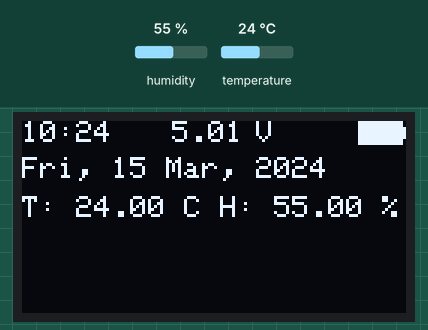
Recording of a sketch running on a simulated Arduino Uno, built with avr-gcc and run on an emulated ATmega328P. Parts: 128×64 one-colour display. The test bench sets the inputs (shaded band); at power-on: humidity 55 %, temperature 24 °C. The local clock reads 2024-03-15 10:24:30 at power-on unless the sketch sets it; random numbers use the default seed unless the sketch sets one.

Above: at 11.8 s.
11.9 s: humidity set to 22 %
At 20.6 s:
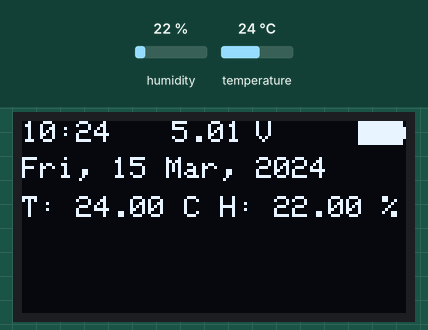
21.4 s: temperature set to 12 °C
At 28.1 s:
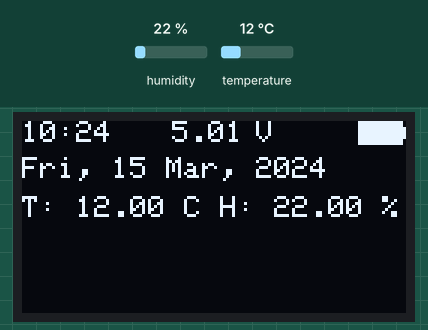
35.4 s: humidity set to 40 %
At 44.5 s:
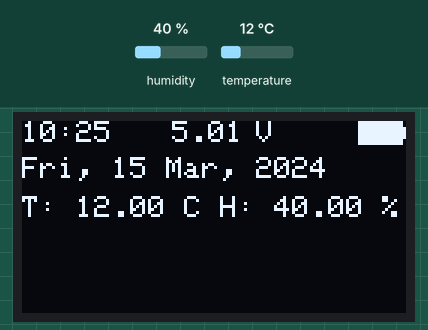
44.9 s: temperature set to 19 °C
At 92.3 s:
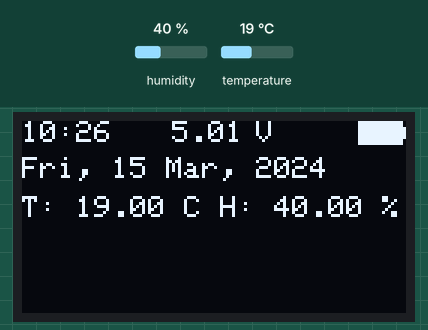
Timing chart, 0 to 93.0 s (numbered marks = the images above; inputs shaded):
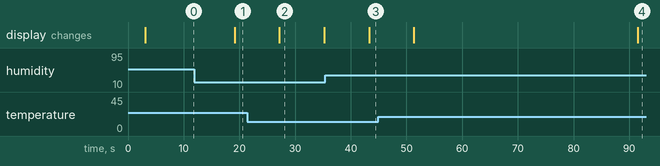

The sketch:

oled_thermometer.ino
```cpp
//www.elegoo.com
//2018.10.25

#include <LiquidCrystal.h>
#include <LowPower.h>
#include <Wire.h>
#include <TimeLib.h>
#include <DS3232RTC.h>
#include <dht_nonblocking.h>
#include <Adafruit_GFX.h>
#include <Adafruit_SSD1306.h>
#define DHT_SENSOR_TYPE DHT_TYPE_11
#define OLED_RESET 4

#include <Fonts/FreeSerif9pt7b.h>

#define NUMFLAKES     10

#define LOGO_HEIGHT   4
#define LOGO_WIDTH    4

#define XPOS   0 // Indexes into the 'icons' array in function below
#define YPOS   1
#define DELTAY 2

Adafruit_SSD1306 display(OLED_RESET);

static const int DHT_SENSOR_PIN = 7;
DHT_nonblocking dht_sensor( DHT_SENSOR_PIN, DHT_SENSOR_TYPE );


const unsigned char battery_full[] PROGMEM = {
  B11111111,B11111110,
  B11111111,B11111110,
  B11111111,B11111111,
  B11111111,B11111111,
  B11111111,B11111111,
  B11111111,B11111111,
  B11111111,B11111110,
  B11111111,B11111110
};


const unsigned char battery_empty[] PROGMEM = {
  B11111111,B11111110,
  B10000000,B00000010,
  B10000000,B00000011,
  B10000000,B00000011,
  B10000000,B00000011,
  B10000000,B00000011,
  B10000000,B00000010,
  B11111111,B11111110
};


const unsigned char battery_33[] PROGMEM = {
  B11111111,B11111110,
  B11110000,B00000010,
  B11110000,B00000011,
  B11110000,B00000011,
  B11110000,B00000011,
  B11110000,B00000011,
  B11110000,B00000010,
  B11111111,B11111110
};


const unsigned char battery_half[] PROGMEM = {
  B11111111,B11111110,
  B11111110,B00000010,
  B11111110,B00000011,
  B11111110,B00000011,
  B11111110,B00000011,
  B11111110,B00000011,
  B11111110,B00000010,
  B11111111,B11111110
};


const unsigned char battery_75[] PROGMEM = {
  B11111111,B11111110,
  B11111111,B11100010,
  B11111111,B11100011,
  B11111111,B11100011,
  B11111111,B11100011,
  B11111111,B11100011,
  B11111111,B11100010,
  B11111111,B11111110
};


const char *monthName[12] = {
  "Jan", "Feb", "Mar", "Apr", "May", "Jun",
  "Jul", "Aug", "Sep", "Oct", "Nov", "Dec"
};

const char *weekDayName[7] = {
  "Sun","Mon", "Tue", "Wed", "Thu", "Fri", "Sat"
};

DS3232RTC  rtc(false);


bool setuptime = false;

void setTimeDevice() {
  if (setuptime) {
    rtc.set(now());
  }
}
/*
 * Initialize the serial port.
 */
void setup( )
{
  Serial.begin(9600);
  Wire.begin();
  rtc.begin();
  display.begin(SSD1306_SWITCHCAPVCC, 0x3C);
  while (!Serial) ; // wait for Arduino Serial Monitor

  setTimeDevice();
}

/*
 * Poll for a measurement, keeping the state machine alive.  Returns
 * true if a measurement is available.
 */
static bool measure_environment( float *temperature, float *humidity )
{
  static unsigned long measurement_timestamp = millis( );

  /* Measure once every four seconds. */
  if( millis( ) - measurement_timestamp > 3000ul )
  {
    if( dht_sensor.measure( temperature, humidity ) == true )
    {
      measurement_timestamp = millis( );
      return( true );
    }
  }

  return( false );
}

void initDisplay() {
  display.clearDisplay();
  display.setTextColor(WHITE);
  display.setTextSize(1);
  batterylevel();
  writeDateToDisplay();
  writeTimeToDisplay();
}

void writeTimeToDisplay() {
  tmElements_t tm;
  RTC.read(tm);
  display.setCursor(0,0);
  printDigits(tm.Hour);
  display.print(":");
  printDigits(tm.Minute);
  // take the seconds out until i figure out the delay issue
  //display.print(":");
  //printDigits(t.sec);
}

void writeDateToDisplay() {
  char buff[40];
  time_t t = RTC.get();

  sprintf(buff, "%s, %.2d %s, %d ",
        weekDayName[weekday(t) - 1], day(t), monthShortStr(month(t)), year(t));
  display.setCursor(0,12);
  display.print(buff);
}

void printDigits(int digits) {

 if (digits < 10) {
  display.print('0');
 }

 display.print(digits);
}

void goingToSleep() {
  LowPower.powerDown(SLEEP_8S, ADC_OFF, BOD_OFF);
}
/*
 * Main program loop.
 */
void loop( )
{
  float temperature;
  float humidity;

  /* Measure temperature and humidity.  If the functions returns
     true, then a measurement is available. */
  if( measure_environment( &temperature, &humidity ) == true )
  {
    initDisplay();
    display.setCursor(0, 25);
    display.print("T: ");
    display.print(temperature);
    display.print(" C");
    display.setCursor(66,25);
    display.print("H: ");
    display.print(humidity);
    display.print(" %");
    display.display();
    goingToSleep();
  }
}

byte batterylevel()
{

  int POS = 112;
  int W = 16;
  int H = 8;
  //read the voltage and convert it to volt
  double curvolt = double( readVcc() ) / 1000;
  // check if voltge is bigger than 4.2 volt so this is a power source
  if(curvolt > 4.6)
  {
    display.drawBitmap(POS,0,battery_full, W, H, WHITE);
  }
  if(curvolt <= 4.6 && curvolt > 4.2)
  {
    display.drawBitmap(POS,0,battery_75, W, H, WHITE);
  }
  if(curvolt <= 4.2 && curvolt > 3.8)
  {
    display.drawBitmap(POS,0,battery_half, W, H, WHITE);
  }
  if(curvolt <= 3.8 && curvolt > 3.0)
  {
    display.drawBitmap(POS,0,battery_33, W, H, WHITE);
  }
  if(curvolt <= 3.0)
  {
    display.drawBitmap(POS,0,battery_empty, W, H, WHITE);
  }
  display.setCursor(50, 0);
  display.print(curvolt);
  display.setCursor(78, 0);
  display.print("V");

}
//read internal voltage
long readVcc() {
  long result;
  // Read 1.1V reference against AVcc
  ADMUX = _BV(REFS0) | _BV(MUX3) | _BV(MUX2) | _BV(MUX1);
  delay(2); // Wait for Vref to settle
  ADCSRA |= _BV(ADSC); // Convert
  while (bit_is_set(ADCSRA, ADSC));
  result = ADCL;
  result |= ADCH << 8;
  result = 1126400L / result; // Back-calculate AVcc in mV
  return result;
}

void drawBattery(const uint8_t *bitmap, uint8_t w, uint8_t h) {
  int8_t f, icons[NUMFLAKES][3];

  // Initialize 'snowflake' positions
  for(f=0; f< NUMFLAKES; f++) {
    icons[f][XPOS]   = random(1 - LOGO_WIDTH, display.width());
    icons[f][YPOS]   = -LOGO_HEIGHT;
    icons[f][DELTAY] = random(1, 6);
    Serial.print(F("x: "));
    Serial.print(icons[f][XPOS], DEC);
    Serial.print(F(" y: "));
    Serial.print(icons[f][YPOS], DEC);
    Serial.print(F(" dy: "));
    Serial.println(icons[f][DELTAY], DEC);
  }
}
```

Measured:
- after the input at 11.9 s, the display: changes after 7.3 s (image 1)
- after the input at 35.4 s, the display: changes after 7.9 s (image 3)
- what the display in image 2 shows lasts 8.0 s, from 27.2 s to 35.2 s
